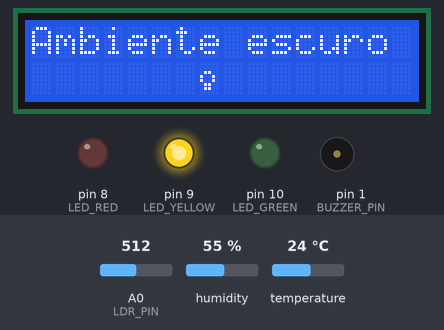
Bench run of a program on a simulated Arduino Uno, built with avr-gcc and run on an emulated ATmega328P. Shown: 16×2 character LCD, output pins drawn as LEDs (lit = HIGH), buzzer (waves = sounding). The inputs (shaded band) are chosen by the test bench; at power-on: humidity 55 %, A0 (LDR_PIN) = 512, temperature 24 °C.

Above: at 4.7 s.
4.8 s: humidity set to 51 %
At 12.7 s:
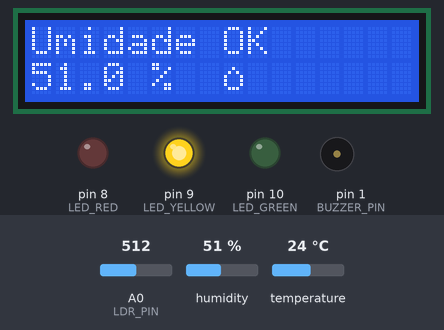
13.6 s: humidity set to 48 %
At 21.3 s:
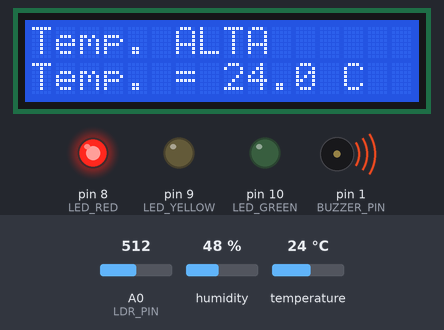
21.6 s: A0 (LDR_PIN) set to 21
29.6 s: A0 (LDR_PIN) set to 16
33.6 s: humidity set to 88 %
At 37.1 s:
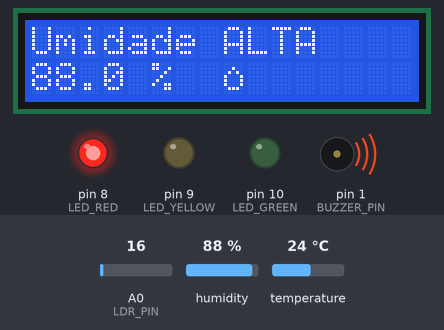
41.6 s: temperature set to 12 °C
At 44.6 s:
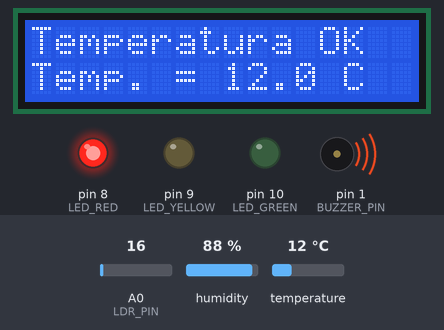
Timing chart, 0 to 46.1 s (numbered marks = the images above; inputs shaded):
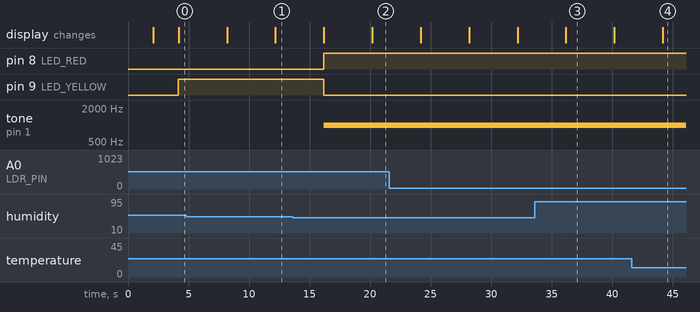

The program:

main.cpp
```cpp
#include <Arduino.h>
#include <Adafruit_Sensor.h>
#include <DHT.h>
#include <Wire.h>
#include <LiquidCrystal_I2C.h>

#define DHTTYPE DHT22
// #define DHTTYPE DHT11 - retirar comentário para usar com o DHT11

// Pinos
#define DHTPIN 2
#define LDR_PIN A0
#define LED_GREEN 10
#define LED_YELLOW 9
#define LED_RED 8
#define BUZZER_PIN 1

// Faixas de lux
#define LUX_ESCURO 30000
#define LUX_MEIA_LUZ 60000

// Faixas de temperatura
#define TEMP_MIN 10.0
#define TEMP_MAX 15.0

// Faixas de umidade
#define UMID_MIN 50.0
#define UMID_MAX 70.0

// Constantes do LDR
#define RL10 50
#define GAMMA 0.7


DHT dht(DHTPIN, DHTTYPE);
LiquidCrystal_I2C lcd(0x27, 16, 2);

byte vinho[8] = {
  B00000,
  B10001,
  B10001,
  B01110,
  B00100,
  B00100,
  B01110,
};

byte gota[8] = {
  B00000,
  B00100,
  B01010,
  B10001,
  B10001,
  B10001,
  B01110,
};

byte lamp[8] = {
  B00000,
  B00000,
  B01100,
  B10010,
  B10010,
  B01100,
  B01100,
};

// Variáveis de controle de tela
// Tela 0 = Luz | Tela 1 = Temperatura | Tela 2 = Umidade
int telaAtual = 0;
unsigned long ultimaTroca = 0;
const unsigned long INTERVALO_TELA = 4000; // 5 segundos

// Função: ler lux médio (5 amostras)
float lerLux() {
  float soma = 0;
  for (int i = 0; i < 5; i++) {
    int leitura = analogRead(LDR_PIN);
    float voltage = leitura / 1024.0 * 5.0;
    float resistance = 2000.0 * voltage / (1.0 - voltage / 5.0);
    float lux = pow(RL10 * 1e3 * pow(10, GAMMA) / resistance, 1.0 / GAMMA);
    soma += lux;
    delay(10);
  }
  return soma / 5.0;
}

// Função: ler temperatura média (5 amostras)
float lerTemp() {
  float soma = 0;
  for (int i = 0; i < 5; i++) {
    soma += dht.readTemperature();
    delay(10);
  }
  return soma / 5.0;
}

// Função: ler umidade média (5 amostras)
float lerUmid() {
  float soma = 0;
  for (int i = 0; i < 5; i++) {
    soma += dht.readHumidity();
    delay(10);
  }
  return soma / 5.0;
}

// Função: controlar LEDs
void atualizarLEDs(float lux, float temp, float umid) {
  bool alertaVermelho = false;
  bool alertaAmarelo  = false;

  if (umid < UMID_MIN || umid > UMID_MAX) {
    alertaVermelho = true;
  }

  if (temp < TEMP_MIN || temp > TEMP_MAX) {
    alertaAmarelo = true;
  }

  if (lux > LUX_MEIA_LUZ) {
    alertaVermelho = true;
  }

  // Aplicar prioridade
  if (alertaVermelho) {
    digitalWrite(LED_RED,    HIGH);
    digitalWrite(LED_YELLOW, LOW);
    digitalWrite(LED_GREEN,  LOW);
    tone(BUZZER_PIN, 1000); // buzzer ligado
  } else if (alertaAmarelo || (lux > LUX_ESCURO && lux <= LUX_MEIA_LUZ)) {
    digitalWrite(LED_RED,    LOW);
    digitalWrite(LED_YELLOW, HIGH);
    digitalWrite(LED_GREEN,  LOW);
    noTone(BUZZER_PIN);
  } else {
    // Tudo OK / ambiente escuro
    digitalWrite(LED_RED,    LOW);
    digitalWrite(LED_YELLOW, LOW);
    digitalWrite(LED_GREEN,  HIGH);
    noTone(BUZZER_PIN);
  }
}

// Função: exibir tela de LUZ
void telaLuz(float lux) {
  lcd.clear();
  if (lux <= LUX_ESCURO) {
    lcd.setCursor(0, 0);
    lcd.print("Ambiente escuro");
  } else if (lux <= LUX_MEIA_LUZ) {
    lcd.setCursor(0, 0);
    lcd.print("Ambiente a meia");
    lcd.setCursor(0, 1);
    lcd.print("luz");
  } else {
    lcd.setCursor(0, 0);
    lcd.print("Ambiente muito");
    lcd.setCursor(0, 1);
    lcd.print("claro!");
  }
  lcd.setCursor(7, 1);
  lcd.write(byte(2));
}

// Função: exibir tela de TEMPERATURA
void telaTemp(float temp) {
  lcd.clear();
  if (temp >= TEMP_MIN && temp <= TEMP_MAX) {
    lcd.setCursor(0, 0);
    lcd.print("Temperatura OK");
  } else if (temp > TEMP_MAX) {
    lcd.setCursor(0, 0);
    lcd.print("Temp. ALTA");
  } else {
    lcd.setCursor(0, 0);
    lcd.print("Temp. BAIXA");
  }
  lcd.setCursor(0, 1);
  lcd.print("Temp. = ");
  lcd.print(temp, 1);
  lcd.print(" C");
}

// Função: exibir tela de UMIDADE
void telaUmid(float umid) {
  lcd.clear();
  if (umid >= UMID_MIN && umid <= UMID_MAX) {
    lcd.setCursor(0, 0);
    lcd.print("Umidade OK");
  } else if (umid > UMID_MAX) {
    lcd.setCursor(0, 0);
    lcd.print("Umidade ALTA");
  } else {
    lcd.setCursor(0, 0);
    lcd.print("Umidade BAIXA");
  }
  lcd.setCursor(0, 1);
  lcd.print(umid, 1);
  lcd.print(" %");
  lcd.setCursor(8, 1);
  lcd.write(byte(1));
}

void setup() {
  pinMode(LED_GREEN,  OUTPUT);
  pinMode(LED_YELLOW, OUTPUT);
  pinMode(LED_RED,    OUTPUT);
  pinMode(BUZZER_PIN, OUTPUT);

  dht.begin();
  lcd.init();
  lcd.backlight();

  lcd.createChar(0, vinho);
  lcd.createChar(1, gota);
  lcd.createChar(2, lamp);

  lcd.setCursor(0, 0);
  lcd.print("Vinheria");
  lcd.setCursor(0, 1);
  lcd.print("Agnello");
  lcd.setCursor(8, 1);
  lcd.write(byte(0));
  delay(2000);
  lcd.clear();
}

void loop() {
  unsigned long agora = millis();

  // Trocar tela a cada 5 segundos
  if (agora - ultimaTroca >= INTERVALO_TELA) {
    ultimaTroca = agora;

    float lux  = lerLux();
    float temp = lerTemp();
    float umid = lerUmid();

    atualizarLEDs(lux, temp, umid);

    switch (telaAtual) {
      case 0: telaLuz(lux);   break;
      case 1: telaTemp(temp); break;
      case 2: telaUmid(umid); break;
    }

    telaAtual = (telaAtual + 1) % 3;
  }
}
```

Measured:
- the behaviour switches between 50 and 49 % on humidity (found by bisection; images 1 and 2)
- after the input at 13.6 s, pin 8 (LED_RED): LOW → HIGH after 2.6 s; pin 9 (LED_YELLOW): HIGH → LOW after 2.6 s; tone on pin 1 (BUZZER_PIN): silent → 1000 Hz after 2.6 s
- after the input at 33.6 s, the display: changes after 2.6 s (image 3)
- after the input at 41.6 s, the display: changes after 2.6 s (image 4)
- what the display in image 3 shows lasts 4.0 s, from 36.2 s to 40.2 s
